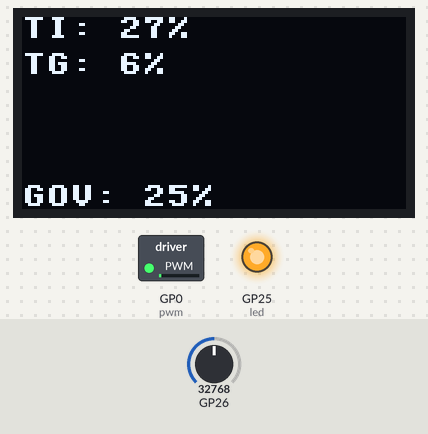
A program run on a simulated Raspberry Pi Pico running MicroPython. Shown: 128×64 one-colour display, switched loads named in the program (green lamp = pin HIGH), output pins drawn as LEDs (lit = HIGH). The inputs (shaded band) are chosen by the test bench; at power-on: GP26 = 32768 (analog values on the 0–65535 scale). Library files of the repository ran but are not shown: ssd1306.py; what the program prints to the serial console is not drawn.

Above: at 1.28 s.
1.3 s: GP26 set to 45874
At 1.65 s:
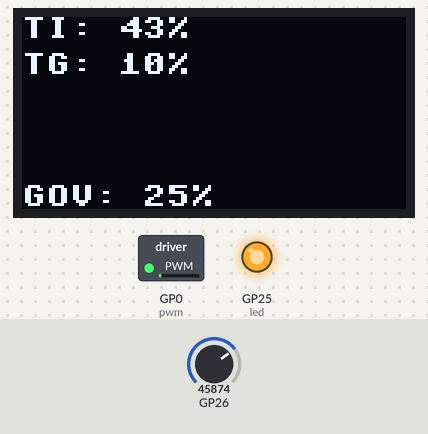
3.0 s: GP26 set to 32767
At 3.6 s:
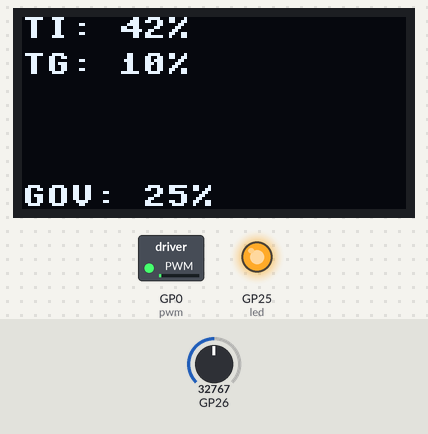
4.6 s: GP26 set to 57670
At 6.7 s:
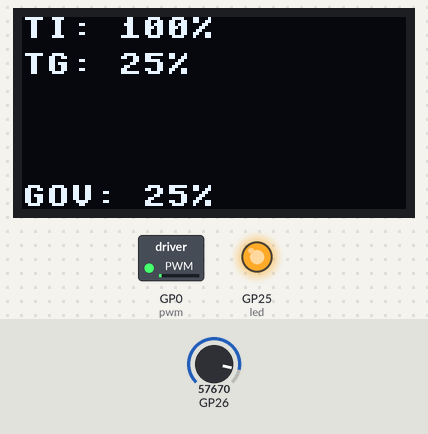
Timing chart, 0 to 8.2 s (numbered marks = the images above; inputs shaded):
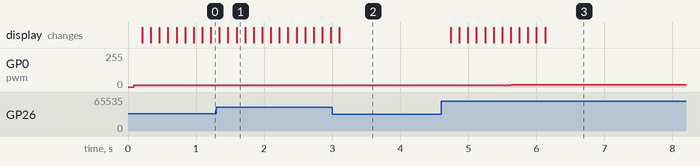

The program:

main.py
```python
# turn on light to indicate it is on
import machine
led = machine.Pin(25, machine.Pin.OUT)
led.high()

try: # place entire program in try bracket to catch any error

    # set up SSD-1306 and show loading sign first
    import ssd1306
    i2c = machine.I2C(0, sda=machine.Pin(16), scl=machine.Pin(17))
    print("I2C devices: " + str(i2c.scan()))
    oled = None
    if 60 in i2c.scan():
        oled = ssd1306.SSD1306_I2C(128, 64, i2c)
        oled.fill(0)
        oled.text("Loading...", 0, 0)
        oled.show()

    import throttle
    import time

    # set up throttle
    t = throttle.Throttle(26)

    # set up motor PWM output
    pwm = machine.PWM(machine.Pin(0))
    pwm.freq(50)
    pwm.duty_u16(0) # start at 0

    while True:

        # read input from throttle
        throttle_percent:float = t.read()

        # apply a governor to the throttle
        governor:float = 0.25 # cut to X% power
        throttle_percent_governed:float = throttle_percent * governor

        # calcualte what duty cycle to enact, in nanoseconds
        # the standards for PWM motor input:
        # 1,000,000 nanoseconds = 1ms = the minimum throttle
        # 2,000,000 nanoseconds = 2ms = the maximum throttle
        duty_ns:int = 1000000 + int(throttle_percent_governed * 1000000)
        duty_ns = min(max(duty_ns, 1000000), 2000000) # min/max just to be sure we are not passing an invalid value to the motor

        # print?
        print(str(time.ticks_ms()) + ": Throttle Input = " + str(int(throttle_percent * 100)) + "%, Throttle Input After Governor = " + str(int(throttle_percent_governed * 100)) + "% duty in nanoseconds = " + str(duty_ns))

        # show on OLED display
        if oled != None:
            oled.fill(0)
            oled.text("TI: " + str(int(throttle_percent * 100)) + "%", 0, 0)
            oled.text("TG: " + str(int(throttle_percent_governed * 100)) + "%", 0, 12)
            oled.text("GOV: " + str(int(governor * 100)) + "%", 0, 56)
            oled.show()

        # apply
        pwm.duty_ns(duty_ns)

        # wait
        time.sleep(0.1)

except Exception as ex: # FATAL FAILURE

    # log the error
    msg:str = "Fatal failure at " + str(time.ticks_ms()) + " ms: " + str(ex)
    print(msg)
    f = open("errors.txt", "a")
    f.write(msg)
    f.close()

    # led pulse
    while True:
        led.on()
        time.sleep(1.0)
        led.off()
        time.sleep(1.0)
```

throttle.py
```python
import machine

class Throttle:

    def __init__(self, adc_gpio:int):
        """Supply the GP# of the pin, not the pin number (i.e. Raspberry Pi Pico has ADC pins GP26-GP28)"""

        # public settings
        self.alpha:float = 0.9 # how sharp the throttle response is. A higher alpha is smoother, but less throttle response. A lower value has a higher throttle response, but can become jerky

        # private settings
        # ADC min + max, determined by 5V or 3.3V source... adjust these to also build in deadzones as needed
        self._throttle_min:int = 20150 # modify this to build in a dead zone, if needed (it should be at absolute 0% when not depressed at all)
        self._throttle_max:int = 50000 # modify this to build in a dead zone, if needed

        # internal variables
        self._adc = machine.ADC(adc_gpio)
        self._reading_smoothed:float = float(self._throttle_min) # for smoothing

    def read(self) -> float:
        """Read the current smoothed throttle input, as a percentage (between 0.0 and 1.0). Pole this at a regular interval to maintain how 'quick' the smoothing filter is."""

        # read raw and smooth
        reading:int = self._adc.read_u16()
        self._reading_smoothed = int((reading * (1.0 - self.alpha)) + (self._reading_smoothed * self.alpha))

        # check to ensure if they throttled DOWN, there is no slow waiting to average out... cut power immediately according to what they are setting, don't make them wait for throttle to average down (for safety purposes)
        if reading < self._reading_smoothed:
            self._reading_smoothed = reading

        # convert to percentage
        p:float = min(max((self._reading_smoothed - self._throttle_min) / (self._throttle_max - self._throttle_min), 0.0), 1.0)

        return p
```

Measured:
- after the input at 1.3 s, GP0 (pwm): 14/255 → 15/255 after 0.67 s
- after the input at 3.0 s, GP0 (pwm): 15/255 → 14/255 after 0.11 s
- after the input at 4.6 s, GP0 (pwm): 14/255 → 15/255 after 0.27 s, → 16/255 0.76 s later; the display: first changes after 0.14 s (image 3 shows a later state)
